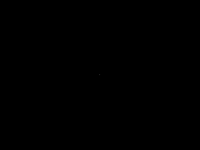
Frame 1 (no input)
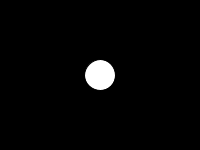
Frame 60 (the mouse pressed at the canvas centre just before this capture)
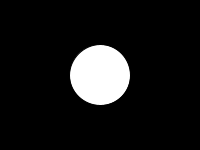
Frame 120 (the mouse held since frame 60 and released just before this capture)

The Processing sketch that drew these frames (run headless with seeded random() and noise(); from frame 60 on, the mouse is pressed at the canvas centre):

// Processing sketch: processing_120784
// ── processing_120784.pde

float tamano = 1;

void setup(){
  //tamaÃ±o
  size(200,150);
}
void draw(){
  //el fondo, en cada frame
  background(0);
  //el dibujo
  ellipse(width/2,height/2,tamano,tamano);

  //CONDICIONAL: SOLO CRECE SI ES MENOR A 150
  if(tamano < 120){
    tamano = tamano + 0.5;
  }
  
  if(tamano >= 120) {
    tamano = 1; 
  }
}
